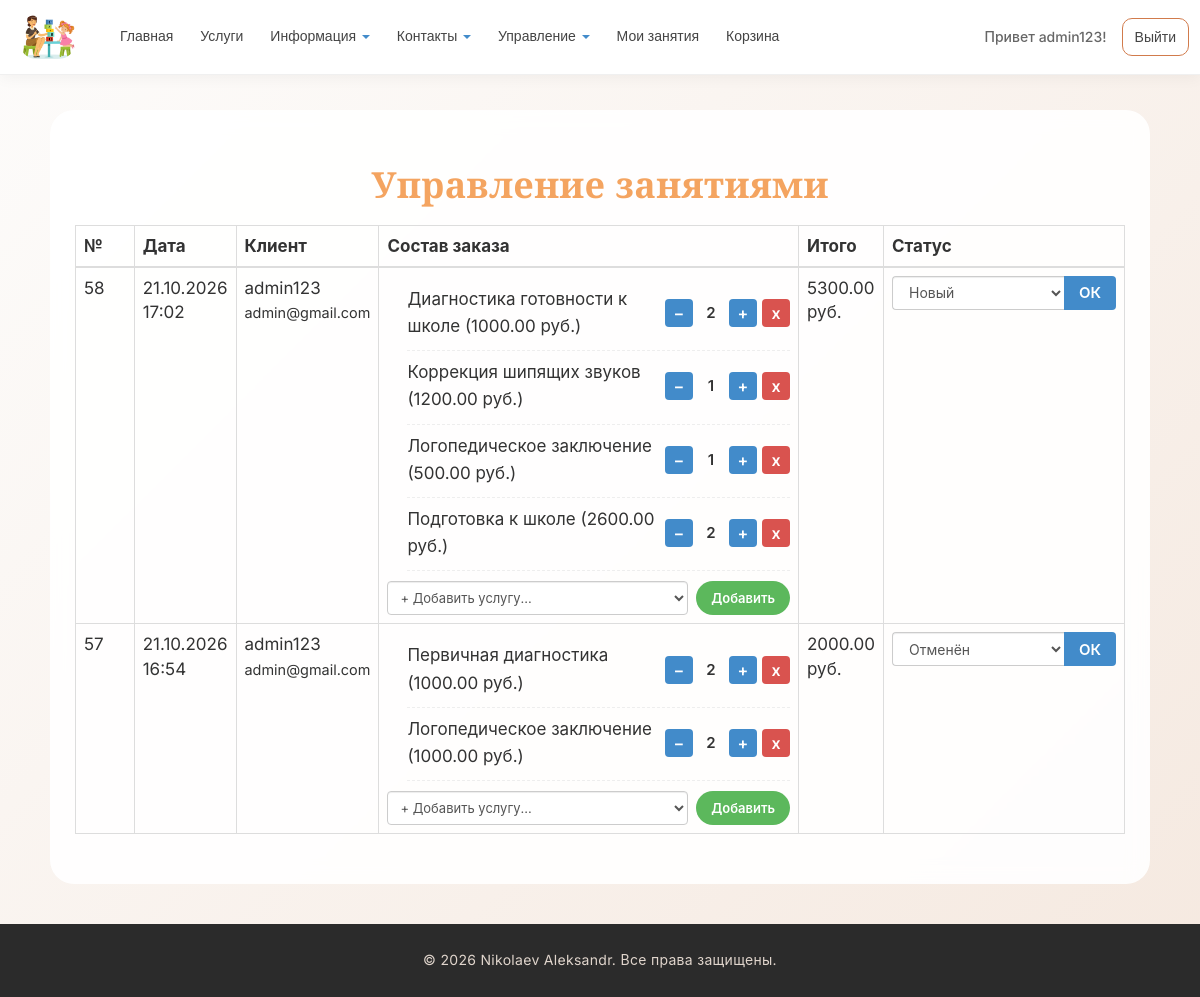
The app's page /manage/orders/ (signed in) with its own data.
### app/models.py (models this page shows, shortened)
class Order(models.Model):
    STATUS_CHOICES = (
        ('cart', 'Корзина'),
        ('new', 'Новый'),
        ('processing', 'В обработке'),
        ('done', 'Выполнен'),
        ('cancelled', 'Отменён'),
    )
    customer = models.ForeignKey(
        User, null=True, blank=True,
        on_delete=models.SET_NULL,
        verbose_name="Клиент"
    )
    date = models.DateTimeField(default=datetime.now, verbose_name="Дата создания")
    status = models.CharField(max_length=10, choices=STATUS_CHOICES,
                              default='cart', verbose_name="Статус")
    comment = models.TextField(blank=True, verbose_name="Комментарий к заказу")
    def total(self):
        return sum(item.subtotal() for item in self.orderitem_set.all())
    class Meta:
        verbose_name = "Заказ"
        verbose_name_plural = "Заказы"
        ordering = ["-date"]

class OrderItem(models.Model):
    order = models.ForeignKey(Order, on_delete=models.CASCADE, verbose_name="Заказ")
    service = models.ForeignKey(Service, on_delete=models.CASCADE, verbose_name="Услуга")
    quantity = models.PositiveIntegerField(default=1, verbose_name="Количество")
    def subtotal(self):
        price = self.service.price or 0
        return price * self.quantity
    class Meta:
        verbose_name = "Позиция заказа"
        verbose_name_plural = "Позиции заказа"

class Service(models.Model):
    category = models.ForeignKey(ServiceCategory, on_delete=models.CASCADE, verbose_name="Категория", related_name='services')
    name = models.CharField("Название услуги", max_length=100)
    short_description = models.TextField("Краткое описание")
    description = models.TextField("Полное описание")
    price = models.DecimalField(verbose_name="Цена", max_digits=10,decimal_places=2,blank=True, help_text="Можно оставить пустым, если услуга бесплатная",null=True)
    image = models.FileField(verbose_name = "Путь к картинке", blank=True)
    duration = models.CharField("Длительность", max_length=100, blank=True)
    age_group = models.CharField("Возрастная группа", max_length=100, blank = True)
    class Meta:
        verbose_name = "Услуга"
        verbose_name_plural = "Услуги"
        ordering = ['category','name']

### app/views.py (the view)
# urls.py: path('manage/orders/', views.orders_manage, name='orders_manage'),
@staff_member_required
def orders_manage(request):
    orders = Order.objects.exclude(status='cart').order_by('-date')
    services = Service.objects.all()
    return render(request, 'app/cart/orders_manage.html', {
        'orders': orders,
        'services': services,
        'year': datetime.now().year,
    })

### app/templates/app/cart/orders_manage.html (shortened to what this page needs)
{% extends "app/layout.html" %}
{% load static %}
{% block content %}
<h1 class="title">Управление занятиями</h1>
{% if orders %}
<table class="table table-bordered description mt-4">
    <thead>
        <tr>
            <th style="width: 60px;">№</th>
            <th>Дата</th>
            <th>Клиент</th>
            <th style="width: 40%;">Состав заказа</th>
            <th>Итого</th>
            <th style="width: 250px;">Статус</th>
        </tr>
    </thead>
    <tbody>
        {% for order in orders %}
        <tr>
            <td>{{ order.id }}</td>
            <td>{{ order.date|date:"d.m.Y H:i" }}</td>
            <td>
                {% if order.customer %}
                {{ order.customer.username }}<br>
                <small>{{ order.customer.email|default:"email не указан" }}</small>
                {% else %}
                <i>удалённый клиент</i>
                {% endif %}
            </td>
            <td>
                <ul class="admin-order-list">
                    {% for item in order.orderitem_set.all %}
                    <li class="admin-order-item">
                        <span>{{ item.service.name }} ({{ item.subtotal }} руб.)</span>
                        <form method="POST" action="{% url 'order_edit_item' item.id %}" class="admin-order-form">
                            <button type="submit" name="action" value="minus" class="btn-base btn-blue btn-sm">−</button>
                            <span class="admin-qty">{{ item.quantity }}</span>
                            <button type="submit" name="action" value="plus" class="btn-base btn-blue btn-sm">+</button>
                            <button type="submit" name="action" value="delete" class="btn-base btn-red btn-sm btn-delete">x</button>
                        </form>
                    </li>
                    {% endfor %}
                </ul>
                <form method="POST" action="{% url 'order_add_item' order.id %}" class="admin-add-form">
                    <select name="service_id" class="form-control admin-select-add" required>
                        <option value="" disabled selected>+ Добавить услугу...</option>
                    </select>
                    <button type="submit" class="btn-base btn-green btn-add">Добавить</button>
                </form>
            </td>
            <td>{{ order.total }} руб.</td>
            <td>
                <form method="POST" action="{% url 'order_update_status' order.id %}">
                    <div class="admin-status-group">
                        <select name="status" class="form-control admin-select-status">
                            {% for value, display in order.STATUS_CHOICES %}
                            {% if value != 'cart' %}
                            <option value="{{ value }}" {% if order.status == value %}selected{% endif %}>
                                {{ display }}
                            </option>
                            {% endif %}
                            {% endfor %}
                        </select>
                        <button type="submit" class="btn-base btn-blue btn-status-ok">ОК</button>
                    </div>
                </form>
            </td>
        </tr>
        {% endfor %}
    </tbody>
</table>
{% else %}
<div class="info-block">
    <p class="description">Заказов пока нет.</p>
</div>
{% endif %}
{% endblock %}

### app/templates/app/auth/loginpartial.html (shortened to what this page needs)
{% if user.is_authenticated %}
<form id="logoutForm" action="/logout/" method="post" class="navbar-right">
    <ul class="nav navbar-nav navbar-right">
        <li><span class="navbar-brand">Привет {{ user.username }}!</span></li>
        <li><a href="javascript:document.getElementById('logoutForm').submit()">Выйти</a></li>
    </ul>
</form>
{% else %}
<ul class="nav navbar-nav navbar-right">
    <li><a href="{% url 'login' %}">Войти</a></li>
</ul>
{% endif %}

### app/static/app/content/site.css (style rules this page uses)
* { margin: 0; padding: 0; box-sizing: border-box; font-family: 'Inter', -apple-system, BlinkMacSystemFont, 'Segoe UI', Roboto, sans-serif; }
body { font-weight: 400; background: linear-gradient(135deg, #fdfcfb 0%, #f5e9e0 100%); display: flex; flex-direction: column; min-height: 100vh; padding-top: 70px; color: #2d2d2d; line-height: 1.6; }
.title { font-family: 'Playfair Display', serif; font-weight: 700; text-align: center; margin: 25px 0 20px; color: sandybrown; font-size: 36px; letter-spacing: 0.3px; }
p, .description, li { font-size: 17px; font-weight: 400; line-height: 1.6; color: #333; }
.description ul { padding-left: 20px; margin: 10px 0; }
.description li { margin-bottom: 8px; }
.navbar-brand { display: flex; align-items: center; flex-shrink: 0; }
.nav.navbar-nav { display: flex; gap: 3px; list-style: none; flex-wrap: wrap; align-items: center; margin: 0; }
.nav.navbar-nav li a { font-family: 'Inter', sans-serif; font-weight: 500; font-size: 14px; color: #444; padding: 8px 12px; border-radius: 10px; text-decoration: none; transition: all 0.2s ease; white-space: nowrap; }
.navbar-right { display: flex; align-items: center; gap: 10px; list-style: none; margin: 0; padding: 0; flex-shrink: 0; white-space: nowrap; }
.navbar-right li span.navbar-brand { font-weight: 500; font-size: 14px; color: #666; padding: 8px 12px; }
.navbar-right li a { font-family: 'Inter', sans-serif; font-weight: 500; font-size: 14px; padding: 8px 14px; border-radius: 20px; text-decoration: none; border: 1px solid #d17b4c; transition: all 0.2s ease; white-space: nowrap; }
.btn-base { border: none; padding: 10px 24px; border-radius: 30px; font-weight: 600; font-size: 15px; cursor: pointer; transition: all 0.2s ease; text-decoration: none; display: inline-block; text-align: center; }
a { text-decoration: none; }
.btn-green { background: #5cb85c; color: white !important; }
.btn-blue { background: #428bca; color: white !important; }
.btn-red { background: #d9534f; color: white !important; }
.admin-order-list { margin: 0; padding-left: 0; list-style: none; }
.admin-order-item { margin-bottom: 10px; display: flex; align-items: center; justify-content: space-between; border-bottom: 1px dashed #eee; padding-bottom: 10px; }
.admin-order-form { display: inline-flex; align-items: center; margin: 0; }
.btn-sm { padding: 0 !important; font-size: 16px !important; width: 28px !important; height: 28px !important; line-height: 26px !important; border-radius: 4px !important; display: inline-flex; align-items: center; justify-content: center; flex-shrink: 0; }
.btn-delete { margin-left: 5px; }
.admin-qty { margin: 0 8px; font-size: 15px; font-weight: 600; min-width: 20px; text-align: center; }
.admin-add-form { margin-top: 10px; display: flex; gap: 8px; align-items: center; }
.admin-select-add { height: 34px !important; font-size: 13px !important; padding: 2px 8px !important; flex-grow: 1; }
.btn-add { padding: 0 15px !important; height: 34px !important; font-size: 13px !important; white-space: nowrap; }
.admin-status-group { display: flex; width: 100%; }
.admin-select-status { height: 34px !important; border-radius: 4px 0 0 4px !important; border-right: none !important; flex-grow: 1; }
.btn-status-ok { padding: 0 15px !important; border-radius: 0 4px 4px 0 !important; height: 34px !important; white-space: nowrap; }

### records on screen
Order: id "58", date "21.10.2026 17:02", customer.username "admin123", customer.email "admin@gmail.com", total "5300.00", status "Новый"
OrderItem: service.name "Диагностика готовности к школе", subtotal "1000.00", quantity "2"
OrderItem: service.name "Коррекция шипящих звуков", subtotal "1200.00", quantity "1"
OrderItem: service.name "Логопедическое заключение", subtotal "500.00", quantity "1"
OrderItem: service.name "Подготовка к школе", subtotal "2600.00", quantity "2"
Order: id "57", date "21.10.2026 16:54", customer.username "admin123", customer.email "admin@gmail.com", total "2000.00", status "Отменён"
OrderItem: service.name "Первичная диагностика", subtotal "1000.00", quantity "2"
OrderItem: service.name "Логопедическое заключение", subtotal "1000.00", quantity "2"

### other values on screen
{{ user.username }} "admin123"
